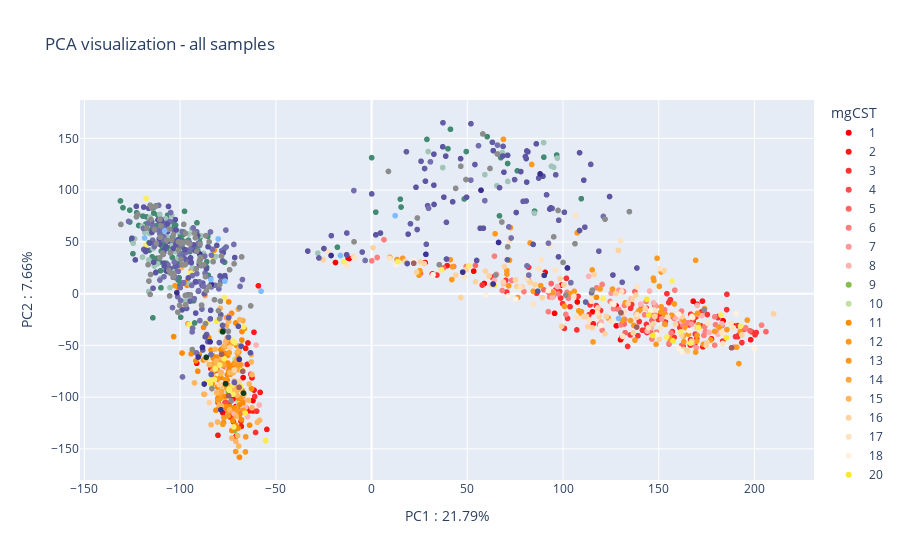

The notebook cell saved with this chart:
### Code cell
import plotly.express as px

df = pca_df
df['mgCST'] = df['mgCST'].astype(str)

fig = px.scatter(df, x='PC1', y='PC2', color='mgCST',
                     color_discrete_sequence=color_mgCST['color_mgCST'].values, title="PCA visualization - all samples",
                     labels = {'PC1' : "PC1 : "+str(round(explained_variance[0]*100,2))+"%",
                               'PC2' : "PC2 : "+str(round(explained_variance[1]*100,2)) + "%"})
fig.show()
